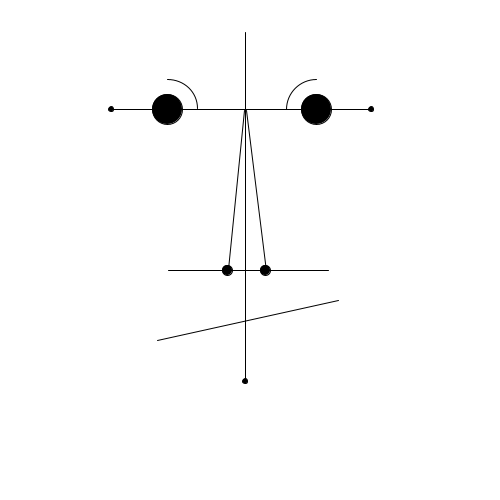
Frame 1 (no input)
Frame 60 (the mouse pressed at the canvas centre just before this capture): identical to frame 1, image omitted
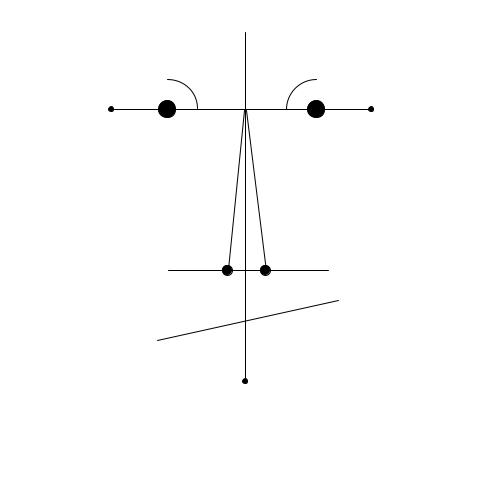
Frame 120 (the mouse held since frame 60 and released just before this capture)

The Processing sketch that drew these frames (run headless with seeded random() and noise(); from frame 60 on, the mouse is pressed at the canvas centre):

// Processing sketch: processing_52056
// ── processing_52056.pde

void setup (){
size (500,500);
smooth ();
}


void draw(){
  background (255,255,255);
  fill(0);
  
  float mx = map (mouseX, 0, width, 30, 5);
  
  
line (245,32,245,381);
line (112,109,372,109);
line (168,270,328,270);


line (157,340,338,300);


line (244,110,228,269);
line (246,110,266,271);


//eyes
fill(random(100,255));
if ((mousePressed == true) && (mouseButton == LEFT)) {
   fill(random(100,255)); 
  }
 else{
  fill(0); 
  }
ellipse (167,109, mx,mx);
ellipse (316,109, mx,mx);
 
 

fill(0);
ellipse (227,270, 10, 10);
ellipse (265,270,10,10);
ellipse (111,109,5,5);
ellipse (371,109,5,5);
ellipse (245,381,5,5);

noFill();
arc ( 167,109,60,60,TWO_PI-PI/2, TWO_PI);
arc ( 316,109,60,60,PI, TWO_PI-PI/2);

}
